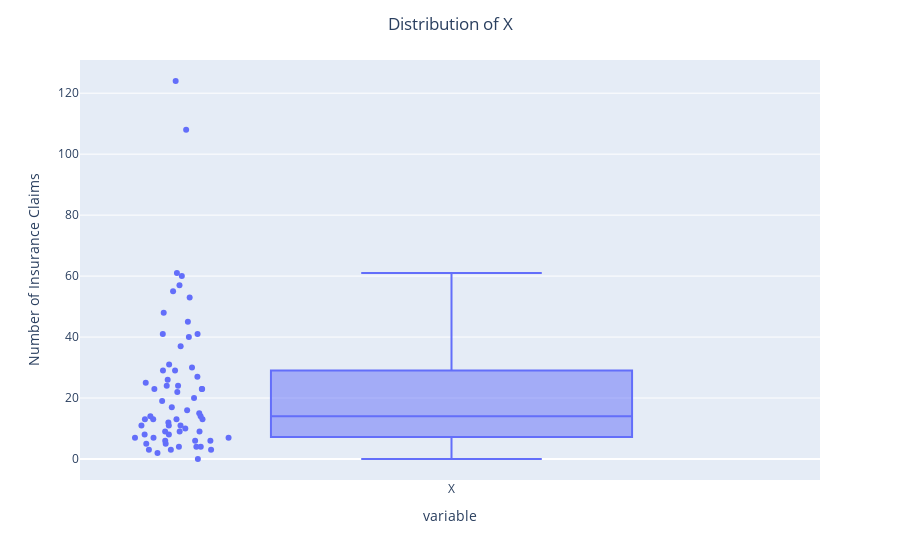
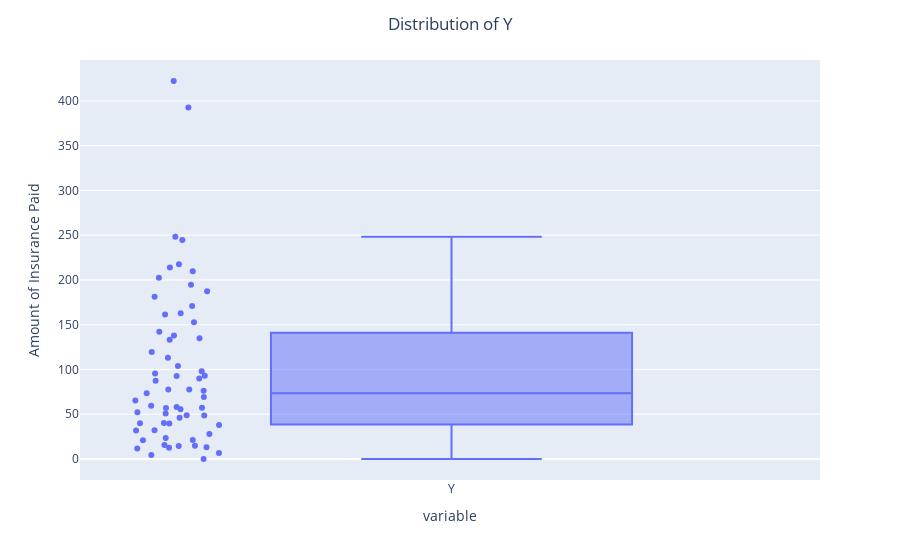

Notebook cell for these charts, in order:
### Markdown cell above
Let's have a look at the data itself. You can either use `matplotlib.pyplot` or `plotly` for visualization. The latter one produces responsive visualizations. Try hovering over the points on the graph to see the actual values.

### Code cell
fig = px.box(data['X'], points = 'all')
fig.update_layout(title = f'Distribution of X',title_x=0.5, yaxis_title= "Number of Insurance Claims")
fig.show()

fig = px.box(data['Y'], points = 'all')
fig.update_layout(title = f'Distribution of Y',title_x=0.5, yaxis_title= "Amount of Insurance Paid")
fig.show()

### Figure 1 — Plotly figure (JSON) as saved in the notebook; plotly's stock layout.template omitted (floating-point values rounded to 4 significant figures)
{"data": [{"alignmentgroup": "True", "boxpoints": "all", "hovertemplate": "variable=%{x}<br>value=%{y}<extra></extra>", "legendgroup": "", "marker": {"color": "#636efa"}, "name": "", "notched": false, "offsetgroup": "", "orientation": "v", "showlegend": false, "type": "box", "x": ["X", "X", "X", "X", "X", "X", "X", "X", "X", "X", "X", "X", "X", "X", "X", "X", "X", "X", "X", "X", "X", "X", "X", "X", "X", "X", "X", "X", "X", "X", "X", "X", "X", "X", "X", "X", "X", "X", "X", "X", "X", "X", "X", "X", "X", "X", "X", "X", "X", "X", "X", "X", "X", "X", "X", "X", "X", "X", "X", "X", "X", "X", "X"], "x0": " ", "xaxis": "x", "y": [0, 2, 3, 3, 3, 4, 4, 4, 5, 5, 6, 6, 6, 7, 7, 7, 8, 8, 9, 9, 9, 10, 11, 11, 11, 12, 13, 13, 13, 13, 14, 14, 15, 16, 17, 19, 20, 22, 23, 23, 23, 24, 24, 25, 26, 27, 29, 29, 30, 31, 37, 40, 41, 41, 45, 48, 53, 55, 57, 60, 61, 108, 124], "y0": " ", "yaxis": "y"}], "layout": {"boxmode": "group", "legend": {"tracegroupgap": 0}, "margin": {"t": 60}, "title": {"text": "Distribution of X", "x": 0.5}, "xaxis": {"anchor": "y", "domain": [0, 1], "title": {"text": "variable"}}, "yaxis": {"anchor": "x", "domain": [0, 1], "title": {"text": "Number of Insurance Claims"}}}}

### Figure 2 — Plotly figure (JSON) as saved in the notebook; plotly's stock layout.template omitted (floating-point values rounded to 4 significant figures)
{"data": [{"alignmentgroup": "True", "boxpoints": "all", "hovertemplate": "variable=%{x}<br>value=%{y}<extra></extra>", "legendgroup": "", "marker": {"color": "#636efa"}, "name": "", "notched": false, "offsetgroup": "", "orientation": "v", "showlegend": false, "type": "box", "x": ["Y", "Y", "Y", "Y", "Y", "Y", "Y", "Y", "Y", "Y", "Y", "Y", "Y", "Y", "Y", "Y", "Y", "Y", "Y", "Y", "Y", "Y", "Y", "Y", "Y", "Y", "Y", "Y", "Y", "Y", "Y", "Y", "Y", "Y", "Y", "Y", "Y", "Y", "Y", "Y", "Y", "Y", "Y", "Y", "Y", "Y", "Y", "Y", "Y", "Y", "Y", "Y", "Y", "Y", "Y", "Y", "Y", "Y", "Y", "Y", "Y", "Y", "Y"], "x0": " ", "xaxis": "x", "y": [0, 6.6, 39.9, 13.2, 4.4, 38.1, 12.6, 11.8, 40.3, 20.9, 50.9, 14.6, 14.8, 27.9, 48.8, 77.5, 76.1, 55.6, 48.7, 87.4, 52.1, 65.3, 57.2, 21.3, 23.5, 58.1, 31.9, 15.7, 93, 89.9, 77.5, 95.5, 32.1, 59.6, 142.1, 46.2, 98.1, 161.5, 113, 39.6, 56.9, 137.9, 134.9, 69.2, 187.5, 92.6, 103.9, 133.3, 194.5, 209.8, 152.8, 119.4, 73.4, 181.3, 214, 248.1, 244.6, 162.8, 170.9, 202.4, 217.6, 392.5, 422.2], "y0": " ", "yaxis": "y"}], "layout": {"boxmode": "group", "legend": {"tracegroupgap": 0}, "margin": {"t": 60}, "title": {"text": "Distribution of Y", "x": 0.5}, "xaxis": {"anchor": "y", "domain": [0, 1], "title": {"text": "variable"}}, "yaxis": {"anchor": "x", "domain": [0, 1], "title": {"text": "Amount of Insurance Paid"}}}}
